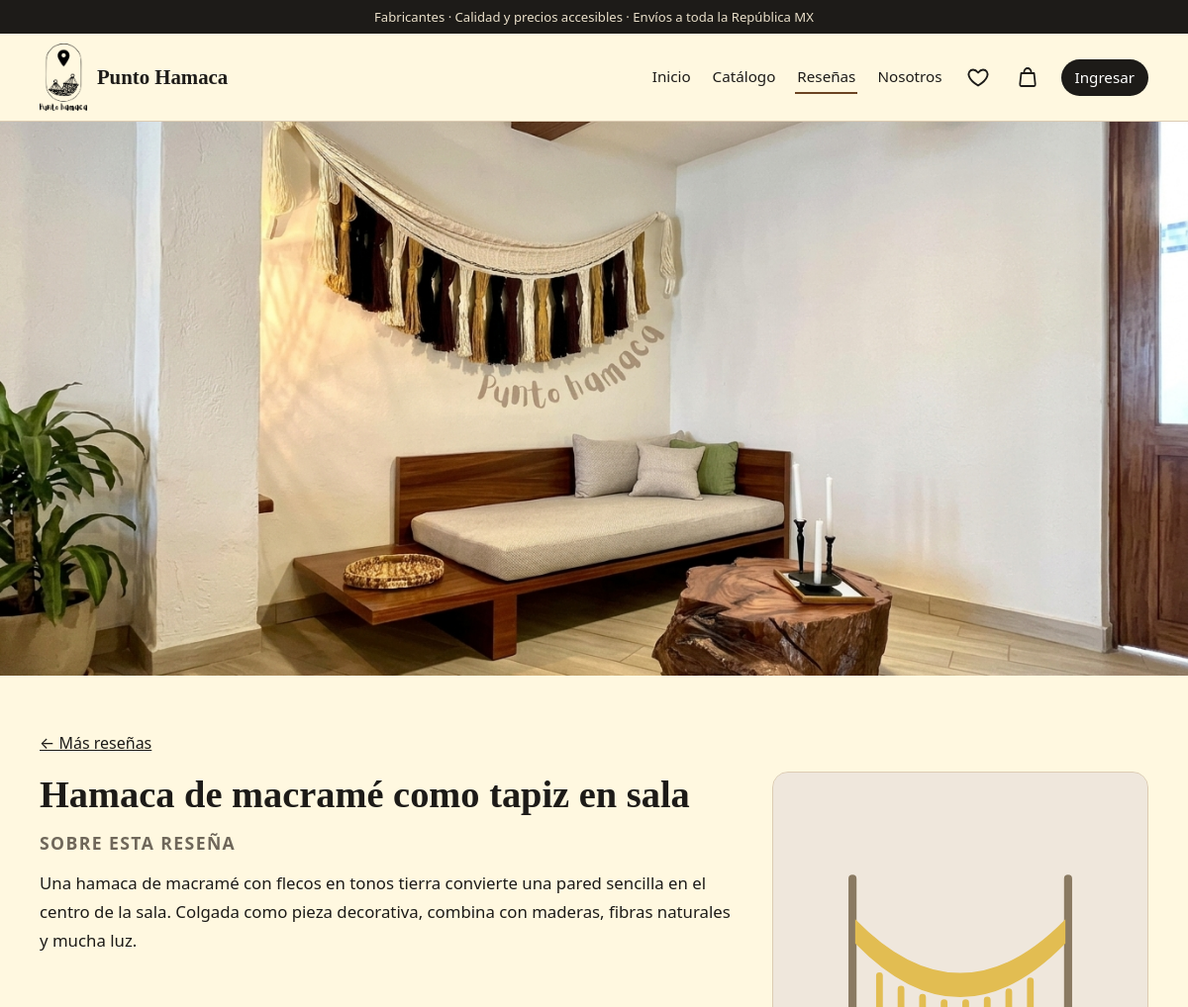
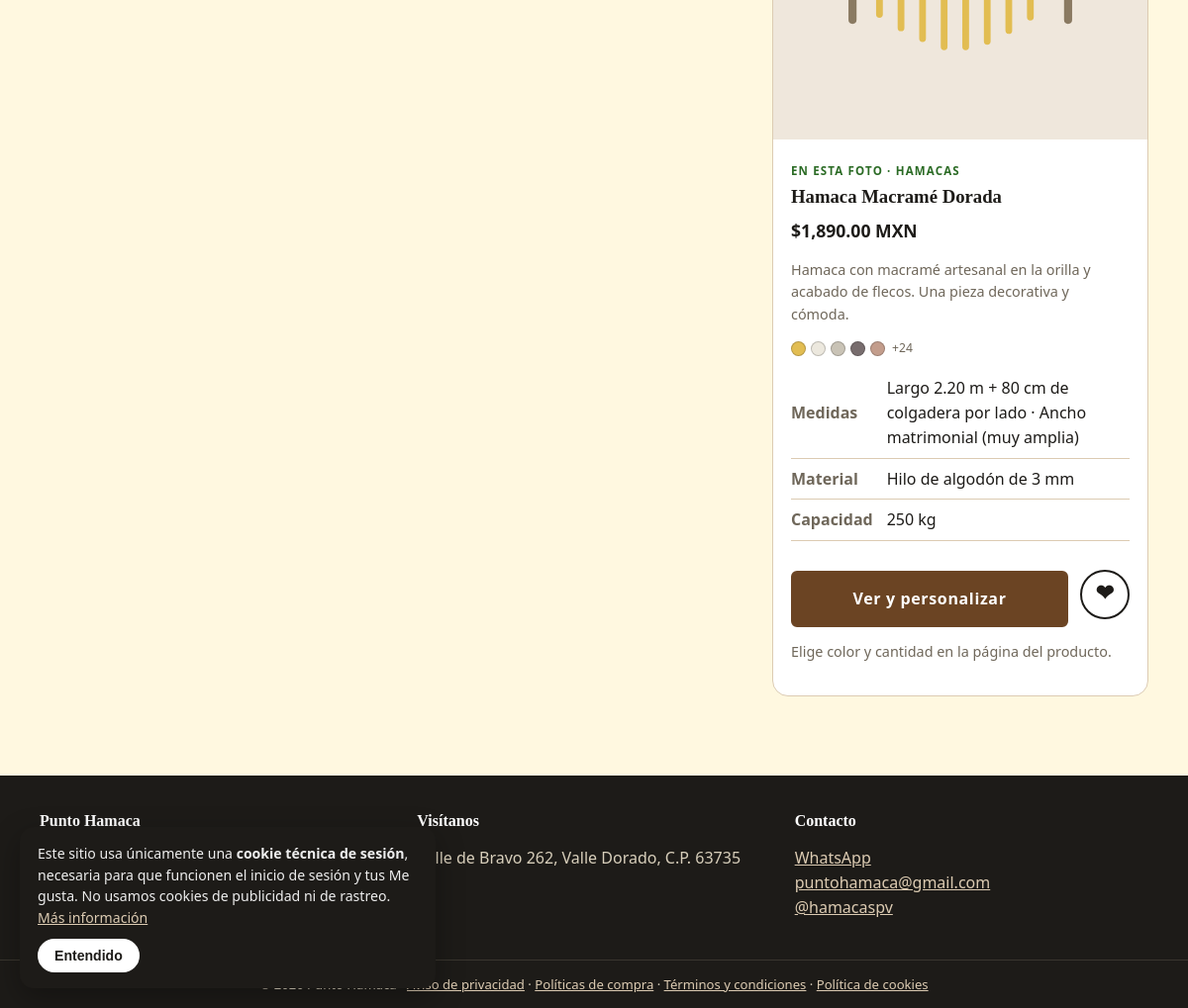
Screenshot of /inspiracion.php?id=1 with the database file from the repository (2 pictures, top to bottom).
### tables this page shows
CREATE TABLE `inspiraciones` (
  `id` int(11) NOT NULL AUTO_INCREMENT,
  `titulo` varchar(120) NOT NULL DEFAULT '',
  `imagen` varchar(255) NOT NULL,
  `creado` timestamp NOT NULL DEFAULT current_timestamp(),
  `descripcion` text DEFAULT NULL,
  `producto_id` int(11) DEFAULT NULL,
  PRIMARY KEY (`id`),
  KEY `fk_insp_prod` (`producto_id`),
  CONSTRAINT `fk_insp_prod` FOREIGN KEY (`producto_id`) REFERENCES `productos` (`id`) ON DELETE SET NULL
);

CREATE TABLE `productos` (
  `id` int(11) NOT NULL AUTO_INCREMENT,
  `nombre` varchar(150) NOT NULL,
  `descripcion` text DEFAULT NULL,
  `precio` decimal(10,2) NOT NULL DEFAULT 0.00,
  `categoria` varchar(50) NOT NULL DEFAULT 'Hamacas',
  `medidas` varchar(150) DEFAULT '',
  `material` varchar(150) DEFAULT '',
  `capacidad` varchar(60) DEFAULT '',
  `colores` text DEFAULT NULL,
  `imagen` varchar(255) DEFAULT NULL,
  `creado` timestamp NOT NULL DEFAULT current_timestamp(),
  `mas_vendido` tinyint(1) NOT NULL DEFAULT 0,
  `disponibilidad` varchar(10) NOT NULL DEFAULT 'pedido',
  PRIMARY KEY (`id`)
);

### includes/db.php (called while the page is built, shortened)
<?php
function db(): PDO {
    static $pdo = null;
    if ($pdo) return $pdo;
    $opts = [PDO::ATTR_ERRMODE => PDO::ERRMODE_EXCEPTION, PDO::ATTR_DEFAULT_FETCH_MODE => PDO::FETCH_ASSOC];
    $pdo = new PDO('mysql:host=' . DB_HOST . ';dbname=' . DB_NAME . ';charset=utf8mb4', DB_USER, DB_PASS, $opts);
    init_schema($pdo);
    return $pdo;
}
function init_schema(PDO $pdo): void {
    $pdo->exec("CREATE TABLE IF NOT EXISTS usuarios (
        id INT AUTO_INCREMENT PRIMARY KEY,
        usuario VARCHAR(50) NOT NULL UNIQUE,
        correo VARCHAR(120) NOT NULL UNIQUE,
        password VARCHAR(255) NOT NULL,
        rol ENUM('cliente','admin','superadmin') NOT NULL DEFAULT 'cliente',
        creado TIMESTAMP DEFAULT CURRENT_TIMESTAMP
    )");
    $pdo->exec("CREATE TABLE IF NOT EXISTS productos (
        id INT AUTO_INCREMENT PRIMARY KEY,
        nombre VARCHAR(150) NOT NULL,
        descripcion TEXT,
        precio DECIMAL(10,2) NOT NULL DEFAULT 0,
        categoria VARCHAR(50) NOT NULL DEFAULT 'Hamacas',
        medidas VARCHAR(150) DEFAULT '',
        material VARCHAR(150) DEFAULT '',
        capacidad VARCHAR(60) DEFAULT '',
        colores TEXT,
        imagen VARCHAR(255) DEFAULT NULL,
        creado TIMESTAMP DEFAULT CURRENT_TIMESTAMP
    )");
    $pdo->exec("CREATE TABLE IF NOT EXISTS favoritos (
        usuario_id INT NOT NULL,
        producto_id INT NOT NULL,
        PRIMARY KEY (usuario_id, producto_id),
        FOREIGN KEY (usuario_id) REFERENCES usuarios(id) ON DELETE CASCADE,
        FOREIGN KEY (producto_id) REFERENCES productos(id) ON DELETE CASCADE
    )");
    $col = $pdo->query("SHOW COLUMNS FROM usuarios LIKE 'logins'")->fetch();
    if (!$pdo->query("SHOW COLUMNS FROM productos LIKE 'disponibilidad'")->fetch()) {
        $pdo->exec("ALTER TABLE productos ADD COLUMN disponibilidad VARCHAR(10) NOT NULL DEFAULT 'pedido'");
    }
    if (!$pdo->query("SHOW COLUMNS FROM productos LIKE 'mas_vendido'")->fetch()) {
        $pdo->exec('ALTER TABLE productos ADD COLUMN mas_vendido TINYINT(1) NOT NULL DEFAULT 0');
    }
    $pdo->exec("CREATE TABLE IF NOT EXISTS inspiraciones (
        id INT AUTO_INCREMENT PRIMARY KEY,
        titulo VARCHAR(120) NOT NULL DEFAULT '',
        imagen VARCHAR(255) NOT NULL,
        creado TIMESTAMP DEFAULT CURRENT_TIMESTAMP
    )");
    if (!$pdo->query("SHOW COLUMNS FROM inspiraciones LIKE 'descripcion'")->fetch()) {
        $pdo->exec('ALTER TABLE inspiraciones ADD COLUMN descripcion TEXT NULL, ADD COLUMN producto_id INT NULL,
            ADD CONSTRAINT fk_insp_prod FOREIGN KEY (producto_id) REFERENCES productos(id) ON DELETE SET NULL');
    }
    if (!(int)$pdo->query('SELECT COUNT(*) FROM inspiraciones')->fetchColumn()) {
        $pdo->prepare('INSERT INTO inspiraciones (titulo, imagen, descripcion) VALUES (?,?,?)')
            ->execute(['Tapiz de macramé en sala', 'assets/imagenes/imagen-portada.jpg',
                'Un tapiz de macramé con flecos en tonos tierra convierte una pared sencilla en el centro de la sala. Combina con maderas, fibras naturales y mucha luz.']);
    }
    $pdo->exec("CREATE TABLE IF NOT EXISTS resenas (
        id INT AUTO_INCREMENT PRIMARY KEY,
        producto_id INT NOT NULL,
        usuario_id INT NOT NULL,
        calificacion TINYINT NOT NULL,
        comentario VARCHAR(200) NOT NULL DEFAULT '',
        creado TIMESTAMP DEFAULT CURRENT_TIMESTAMP,
        UNIQUE KEY uq_resena (producto_id, usuario_id),
        FOREIGN KEY (producto_id) REFERENCES productos(id) ON DELETE CASCADE,
        FOREIGN KEY (usuario_id) REFERENCES usuarios(id) ON DELETE CASCADE
    )");
    $pdo->exec("CREATE TABLE IF NOT EXISTS resena_fotos (
        id INT AUTO_INCREMENT PRIMARY KEY,
        resena_id INT NOT NULL,
        archivo VARCHAR(255) NOT NULL,
        FOREIGN KEY (resena_id) REFERENCES resenas(id) ON DELETE CASCADE
    )");
    $rolCol = $pdo->query("SHOW COLUMNS FROM usuarios LIKE 'rol'")->fetch();
    if (!$pdo->query("SHOW COLUMNS FROM usuarios LIKE 'nombre'")->fetch()) {
        $pdo->exec("ALTER TABLE usuarios ADD COLUMN nombre VARCHAR(60) NOT NULL DEFAULT '', ADD COLUMN apellido VARCHAR(60) NOT NULL DEFAULT ''");
    }
    if (!$pdo->query("SHOW COLUMNS FROM usuarios LIKE 'celular'")->fetch()) {
        $pdo->exec("ALTER TABLE usuarios ADD COLUMN celular VARCHAR(10) NOT NULL DEFAULT ''");
    }
    $pdo->exec("CREATE TABLE IF NOT EXISTS direcciones (
        id INT AUTO_INCREMENT PRIMARY KEY,
        usuario_id INT NOT NULL,
        recibe VARCHAR(120) NOT NULL,
        calle VARCHAR(150) NOT NULL,
        colonia VARCHAR(100) NOT NULL,
        ciudad VARCHAR(100) NOT NULL,
        estado VARCHAR(60) NOT NULL,
        cp CHAR(5) NOT NULL,
        referencias VARCHAR(200) NOT NULL DEFAULT '',
        predeterminada TINYINT(1) NOT NULL DEFAULT 0,
        creado TIMESTAMP DEFAULT CURRENT_TIMESTAMP,
        FOREIGN KEY (usuario_id) REFERENCES usuarios(id) ON DELETE CASCADE
    )");
    $pdo->exec("CREATE TABLE IF NOT EXISTS colgaderas (
        id INT AUTO_INCREMENT PRIMARY KEY,
        nombre VARCHAR(80) NOT NULL,
        descripcion VARCHAR(300) NOT NULL DEFAULT '',
        imagen VARCHAR(255) DEFAULT NULL,
        icono VARCHAR(20) NOT NULL DEFAULT 'hilo',
        activa TINYINT(1) NOT NULL DEFAULT 1,
        orden INT NOT NULL DEFAULT 0,
        creado TIMESTAMP DEFAULT CURRENT_TIMESTAMP
    )");
    if (!(int)$pdo->query('SELECT COUNT(*) FROM colgaderas')->fetchColumn()) {
        $st = $pdo->prepare('INSERT INTO colgaderas (nombre,descripcion,icono,orden) VALUES (?,?,?,?)');
        foreach ([
            ['Modelo 1', '', 'hilo', 1],
            ['Modelo 2', '', 'telar', 2],
            ['Modelo 3', '', 'macrame', 3],
            ['Modelo 4', '', 'borlas', 4],
        ] as $r) $st->execute($r);
    }
    $pdo->exec("CREATE TABLE IF NOT EXISTS mayoreo (
        id INT AUTO_INCREMENT PRIMARY KEY,
        empresa VARCHAR(150) NOT NULL,
        giro VARCHAR(80) NOT NULL,
        contacto VARCHAR(100) NOT NULL,
        puesto VARCHAR(80) NOT NULL DEFAULT '',
        correo VARCHAR(120) NOT NULL,
        celular VARCHAR(10) NOT NULL,
        rfc VARCHAR(13) NOT NULL DEFAULT '',
        ciudad VARCHAR(100) NOT NULL,
        estado VARCHAR(60) NOT NULL,
        interes VARCHAR(255) NOT NULL,
        cantidad VARCHAR(40) NOT NULL,
        fecha DATE NULL,
        comentarios TEXT NULL,
        atendida TINYINT(1) NOT NULL DEFAULT 0,
        creado TIMESTAMP DEFAULT CURRENT_TIMESTAMP
    )");
    if (!$pdo->query("SHOW COLUMNS FROM direcciones LIKE 'numero'")->fetch()) {
        $pdo->exec("ALTER TABLE direcciones ADD COLUMN numero VARCHAR(30) NOT NULL DEFAULT '' AFTER calle");
    }
    $pdo->exec("CREATE TABLE IF NOT EXISTS login_intentos (
        id INT AUTO_INCREMENT PRIMARY KEY,
        ip VARCHAR(45) NOT NULL,
        usuario VARCHAR(120) NOT NULL,
        creado TIMESTAMP DEFAULT CURRENT_TIMESTAMP,
        INDEX (usuario), INDEX (ip)
    )");
    if (!(int)$pdo->query("SELECT COUNT(*) FROM usuarios WHERE rol='admin'")->fetchColumn()) {
        $pdo->prepare("INSERT INTO usuarios (usuario,correo,password,rol,pass_inicial) VALUES (?,?,?,'admin',1)")
            ->execute(['admin', 'admin@punto-hamaca.mx', password_hash('hamaca2027', PASSWORD_DEFAULT)]);
    }
    if (!(int)$pdo->query('SELECT COUNT(*) FROM productos')->fetchColumn()) {
        $neg = ['nombre' => 'Negro', 'hex' => '#1f1f1f'];
        $cru = ['nombre' => 'Crudo', 'hex' => '#e8dcc4'];
        $mos = ['nombre' => 'Mostaza', 'hex' => '#c99a2e'];
        $ver = ['nombre' => 'Verde militar', 'hex' => '#5b6b57'];
        $azu = ['nombre' => 'Azul marino', 'hex' => '#2f4a6b'];
        $gri = ['nombre' => 'Gris', 'hex' => '#7c7f86'];
        $roj = ['nombre' => 'Terracota', 'hex' => '#b5523a'];
        $esm = ['nombre' => 'Esmeralda', 'hex' => '#2f6b57'];
        $seed = [
            ['Hamaca Matrimonial Flecos Negros', 'Hamaca tejida a mano con flecos largos. Ideal para terrazas y habitaciones. Fabricada en Puerto Vallarta.', 1450, 'Hamacas', '2.40 m x 1.60 m', 'Hilo de algodón', '250 kg', [$neg, $cru, $mos, $gri]],
            ['Hamaca Macramé Dorada', 'Hamaca con macramé artesanal en la orilla y acabado de flecos. Una pieza decorativa y cómoda.', 1890, 'Hamacas', '2.60 m x 1.70 m', 'Algodón y macramé', '250 kg', [$mos, $cru, $neg]],
            ['Hamaca Tipo Americana', 'Hamaca con barras de madera para mayor apertura. Perfecta para jardín o patio.', 1650, 'Hamacas', '2.30 m x 1.50 m', 'Nylon y madera', '200 kg', [$ver, $azu, $gri]],
            ['Hamaca Arcoíris', 'Colorida, alegre y resistente. Flecos multicolor sobre base crudo.', 1550, 'Hamacas', '2.40 m x 1.60 m', 'Hilo de algodón', '250 kg', [$cru, $roj, $esm]],
            ['Silla Columpio Macramé', 'Silla colgante de macramé con asiento redondo y flecos. Incluye cuerda de suspensión.', 1250, 'Columpios', 'Ø 80 cm · caída 1.5 m', 'Cuerda de algodón', '120 kg', [$cru, $neg]],
            ['Silla Hamaca con Borlas', 'Silla hamaca estilo yucateco con barra de madera y borlas negras.', 1350, 'Sillas', '1.10 m de alto', 'Algodón y madera', '130 kg', [$cru, $azu, $neg]],
            ['Tapiz Macramé Decorativo', 'Pieza de pared en macramé con flecos, para dar calidez a sala o recámara.', 890, 'Decoración', '1.00 m x 1.20 m', 'Hilo de algodón', '—', [$mos, $neg, $gri]],
            ['Lámpara de Cuerda Trenzada', 'Lámpara de piso con pantalla de fibra natural y base de cuerda trenzada.', 2400, 'Decoración', '1.40 m de alto', 'Fibra natural y cuerda', '—', [$cru, $neg]],
        ];
        $st = $pdo->prepare('INSERT INTO productos (nombre,descripcion,precio,categoria,medidas,material,capacidad,colores) VALUES (?,?,?,?,?,?,?,?)');
        foreach ($seed as $s) {
            $s[7] = json_encode($s[7], JSON_UNESCAPED_UNICODE);
            $st->execute($s);
        }
    }
}

### inspiracion.php (the view, shortened to what this page needs)
<?php
require __DIR__ . '/includes/functions.php';
$st = db()->prepare('SELECT * FROM inspiraciones WHERE id=?');
$st->execute([(int)($_GET['id'] ?? 0)]);
$i = $st->fetch();
$p = null;
if ($i['producto_id']) {
    $sp = db()->prepare('SELECT * FROM productos WHERE id=?');
    $sp->execute([$i['producto_id']]);
    $p = $sp->fetch() ?: null;
}
$fav = $p ? in_array((int)$p['id'], fav_ids(), true) : false;
?>
<div class="insp-photo" role="img" aria-label="<?= e($i['titulo'] ?: 'Reseña Punto Hamaca') ?>" style="background-image:url('<?= e(insp_url($i['imagen'])) ?>')"></div>
<div class="wrap section">
  <p><a href="<?= e(root_url('inspiraciones.php')) ?>">← Más reseñas</a></p>
  <div class="<?= $p ? 'insp-detail' : '' ?>">
    <div class="insp-text">
      <?php if ($i['titulo'] !== ''): ?><h1><?= e($i['titulo']) ?></h1><?php endif; ?>
      <h2>Sobre esta reseña</h2>
      <?php if (trim((string)$i['descripcion']) !== ''): ?>
        <p><?= nl2br(e($i['descripcion'])) ?></p>
      <?php else: ?>
        <p class="muted">Una idea para llevar el descanso a tu espacio.</p>
      <?php endif; ?>
    </div>
    <?php if ($p): $cols = colores($p); ?>
    <aside class="insp-prod">
      <div class="pm"><?= product_media($p) ?></div>
      <div class="pb">
        <span class="tag">En esta foto · <?= e($p['categoria']) ?></span>
        <h3><?= e($p['nombre']) ?></h3>
        <p class="price"><?= money($p['precio']) ?></p>
        <?php if ($p['descripcion'] !== ''): ?><p class="hint"><?= e(mb_strimwidth($p['descripcion'], 0, 140, '…')) ?></p><?php endif; ?>
        <?php if ($cols): ?><div class="dots"><?php foreach (array_slice($cols, 0, 5) as $c):  ?><i style="background:<?= e($c['hex']) ?>" title="<?= e($c['nombre']) ?>"></i><?php endforeach; ?><?php if (count($cols) > 5): ?><small class="more">+<?= count($cols) - 5 ?></small><?php endif; ?></div><?php endif; ?>
        <table class="specs">
          <?php foreach (['Medidas' => 'medidas', 'Material' => 'material', 'Capacidad' => 'capacidad'] as $l => $k): if ($p[$k] !== '' && !($k === 'capacidad' && sin_capacidad($p['categoria']))): ?>
            <tr><th><?= $l ?></th><td><?= e($p[$k]) ?></td></tr>
          <?php endif; endforeach; ?>
        </table>
        <div class="actions">
          <a class="btn accent" href="<?= e(root_url('producto.php?id=' . $p['id'])) ?>">Ver y personalizar</a>
          <button type="button" class="btn ghost heart-btn heart<?= $fav ? ' on' : '' ?>" data-id="<?= (int)$p['id'] ?>" aria-label="Me gusta" title="Me gusta">&#10084;</button>
        </div>
        <p class="hint">Elige color y cantidad en la página del producto.</p>
      </div>
    </aside>
    <?php endif; ?>
  </div>
</div>

### rows the page displays
inspiraciones: imagen (picture), titulo "Hamaca de macramé como tapiz en sala", descripcion "Una hamaca de macramé con flecos en tonos tierra convierte una pared sencilla en el centro de la sala. Colgada como pieza decorativa, combina con maderas, fibras naturales y mucha luz."
productos: categoria "HAMACAS", nombre "Hamaca Macramé Dorada", precio "$1,890.00 MXN", descripcion "Hamaca con macramé artesanal en la orilla y acabado de flecos. Una pieza decorativa y cómoda.", count($cols)-5 "24", medidas "Largo 2.20 m + 80 cm de colgadera por lado · Ancho matrimonial (muy amplia)", material "Hilo de algodón de 3 mm", capacidad "250 kg"

### other values shown
$label "Inicio"
$label "Catálogo"
$label "Reseñas"
$label "Nosotros"
$l "Medidas"
$l "Material"
$l "Capacidad"
LEGAL_DOMICILIO "Valle de Bravo 262, Valle Dorado, C.P. 63735"
LEGAL_EMAIL "puntohamaca@gmail.com"
